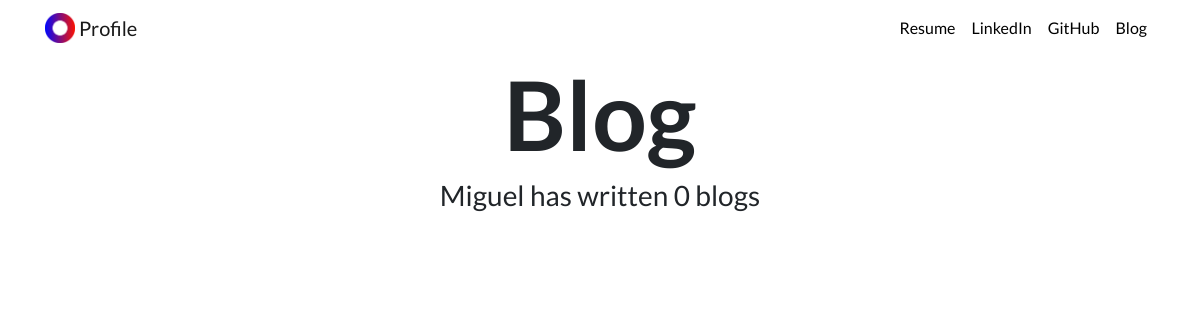
The page /blog/ on the database as committed earlier.
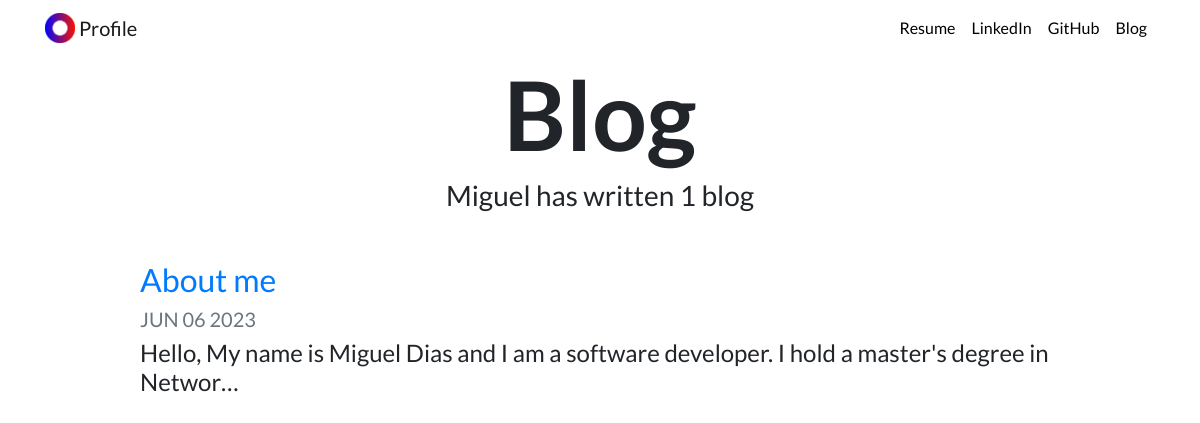
The same page on the database as committed later.
### blog/models.py (models this page shows, shortened)
class Blog(models.Model):
    title = models.CharField(max_length=200)
    date = models.DateField()
    description = models.TextField()

### blog/views.py (the view)
# urls.py: path('', views.all_blogs, name="all_blogs"),
def all_blogs(request):
    blog_count = Blog.objects.count
    blogs = Blog.objects.order_by('-date')[:5]
    return render(request, 'blog/all_blogs.html', {'blogs':blogs, 'blog_count': blog_count})

### blog/templates/blog/all_blogs.html
{% extends 'portfolio/base.html' %}
{% load static %}
{% block content  %}
<h1 id="blogtitle" class="font-weight-bold text-center">Blog</h1>
<h3 class="text-center mb-5">Miguel has written {{ blogs.count }} blog{{ blogs.count|pluralize }}</h3>
{% for blog in blogs %}
<div class="row justify-content-center my-3">
    <div class="col-md-10">
      <a href="{% url 'blog:detail' blog.id %}">
        <h2>{{ blog.title }}</h2>
      </a>
      <h5 class="text-muted">{{ blog.date|date:'M d Y'|upper }}</h5>
      <h4>{{ blog.description|striptags|truncatechars:100 }}</h4>
    </div>
  </div>
{% endfor %}
{% endblock %}

Rows that differ between the two databases and show on the page:
added Blog: title "About me", date "JUN 06 2023", description "Hello, My name is Miguel Dias and I am a software developer. I hold a master's degree in Networ…"
Other text that changed with them:
{{ blogs.count }}: "0" → "1"
